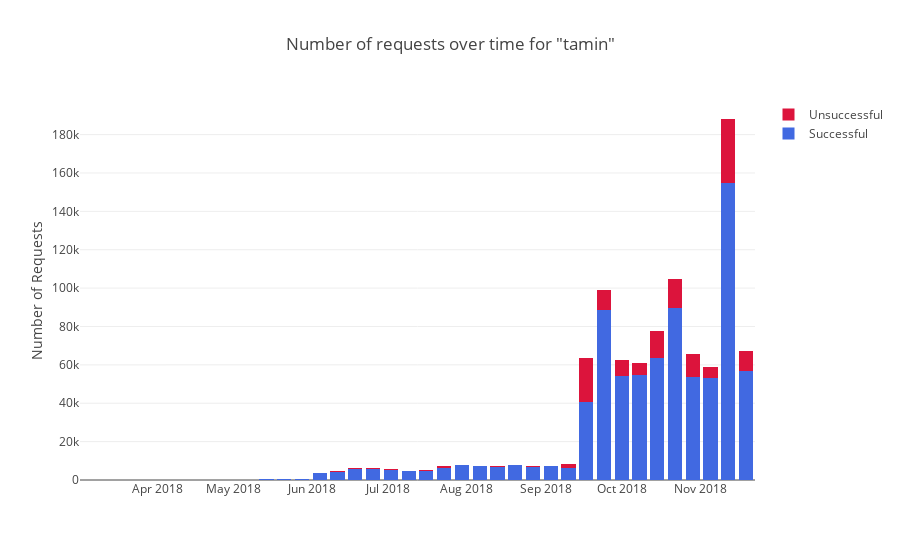

The notebook cell this image was saved under:
### Code cell
logic.draw_request_counts_by_gateway('tamin', interval='week')

### Figure 1 — Plotly figure (JSON) as saved in the notebook; plotly's stock layout.template omitted (floating-point values rounded to 4 significant figures)
{"data": [{"marker": {"color": "royalblue"}, "name": "Successful", "type": "bar", "uid": "f3dcb521-0cd8-4859-b73f-fef6d76ae94b", "x": ["2018-11-12", "2018-10-22", "2018-09-24", "2018-10-15", "2018-11-19", "2018-10-29", "2018-09-17", "2018-10-01", "2018-10-08", "2018-11-05", "2018-09-10", "2018-08-20", "2018-07-30", "2018-09-03", "2018-08-06", "2018-08-27", "2018-07-23", "2018-08-13", "2018-06-25", "2018-06-18", "2018-07-02", "2018-07-16", "2018-06-11", "2018-07-09", "2018-06-04", "2018-05-14", "2018-05-21", "2018-05-28", "2018-05-07", "2018-04-16", "2018-03-05", "2018-04-30", "2018-04-23", "2018-04-09", "2018-04-02", "2018-03-26", "2018-03-19", "2018-03-12"], "y": [154953, 89480, 88552, 63652, 56556, 53895, 40817, 54160, 54663, 53401, 6516, 7775, 7707, 7241, 7041, 6753, 6006, 6963, 5796, 5765, 5410, 4825, 4399, 4499, 3592, 629, 571, 495, 128, 1, 1, 0, 0, 0, 0, 0, 0, 0]}, {"marker": {"color": "crimson"}, "name": "Unsuccessful", "type": "bar", "uid": "d8ae1890-cfee-452f-a08c-c8859e714e76", "x": ["2018-11-12", "2018-10-22", "2018-09-24", "2018-10-15", "2018-11-19", "2018-10-29", "2018-09-17", "2018-10-01", "2018-10-08", "2018-11-05", "2018-09-10", "2018-08-20", "2018-07-30", "2018-09-03", "2018-08-06", "2018-08-27", "2018-07-23", "2018-08-13", "2018-06-25", "2018-06-18", "2018-07-02", "2018-07-16", "2018-06-11", "2018-07-09", "2018-06-04", "2018-05-14", "2018-05-21", "2018-05-28", "2018-05-07", "2018-04-16", "2018-03-05", "2018-04-30", "2018-04-23", "2018-04-09", "2018-04-02", "2018-03-26", "2018-03-19", "2018-03-12"], "y": [33170, 15121, 10416, 13745, 10667, 11831, 22968, 8148, 6075, 5506, 1585, 303, 204, 275, 383, 595, 1323, 215, 328, 314, 505, 351, 447, 153, 254, 16, 45, 10, 44, 0, 0, 0, 0, 0, 0, 0, 0, 0]}], "layout": {"autosize": true, "barmode": "stack", "showlegend": true, "title": {"text": "Number of requests over time for \"tamin\""}, "xaxis": {"autorange": true, "range": ["2018-03-01 12:00", "2018-11-22 12:00"], "type": "date"}, "yaxis": {"autorange": true, "range": [0, 198000.0], "title": {"text": "Number of Requests"}, "type": "linear"}}}
